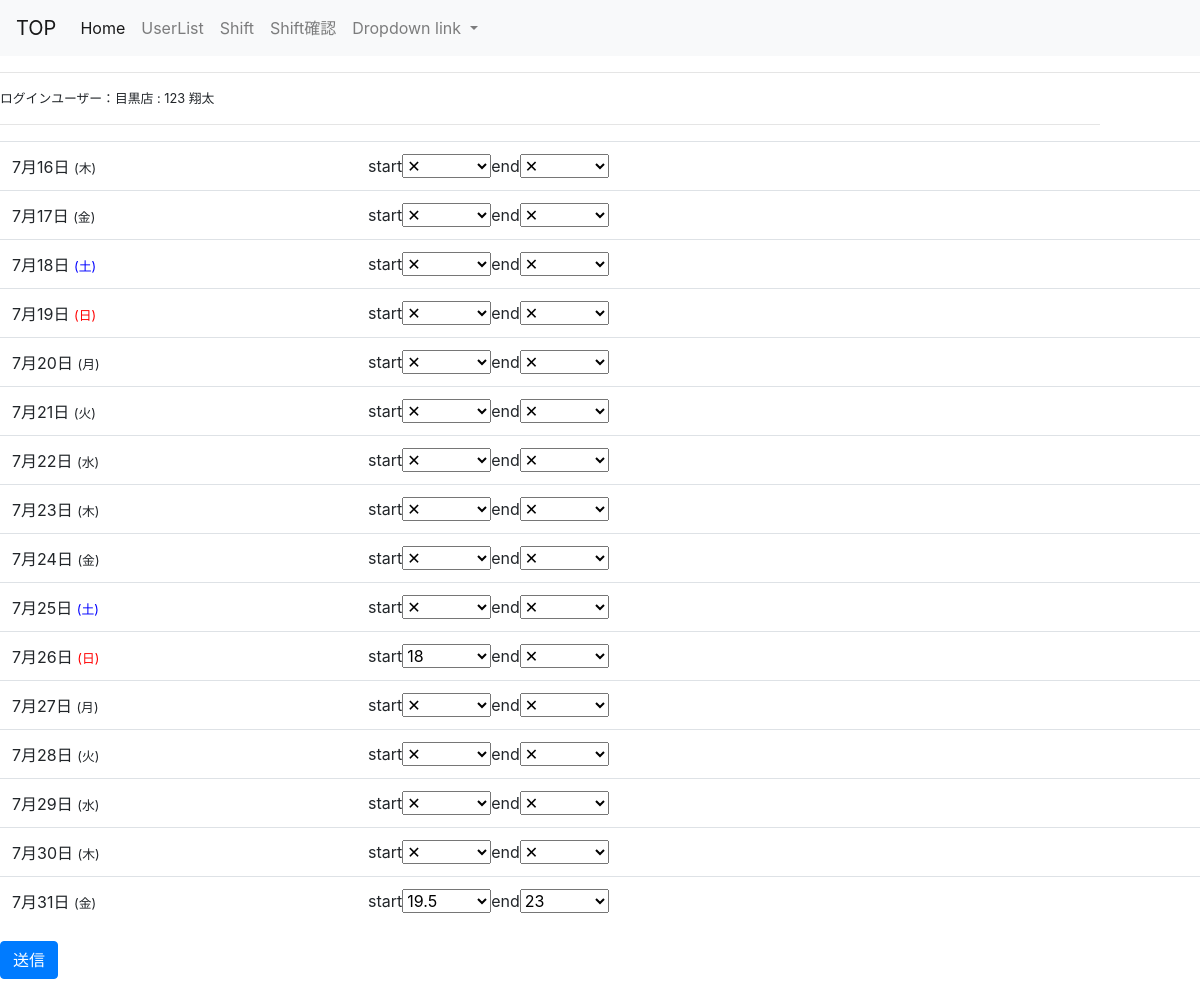
The app's page /user/2/month_with_forms/2020/7/1/, older data.
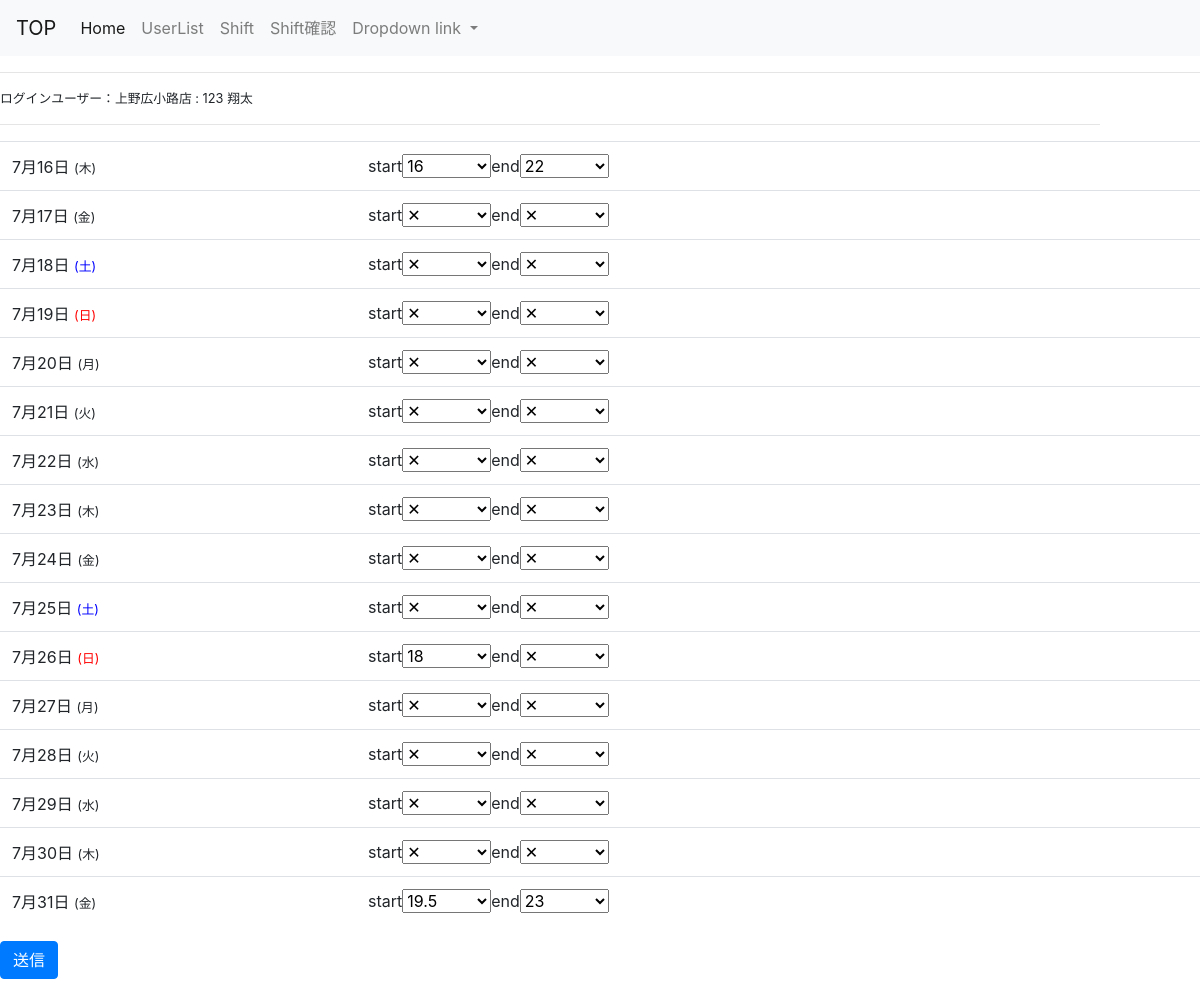
The same page, newer data.
### register/models.py (models this page shows, shortened)
class User(AbstractBaseUser, PermissionsMixin):
    email = models.EmailField(_('email address'), unique=True)
    first_name = models.CharField(_('first name'), max_length=30, blank=True)
    last_name = models.CharField(_('last name'), max_length=150, blank=True)
    is_staff = models.BooleanField(
        _('staff status'),
        default=False,
        help_text=_(
            'Designates whether the user can log into this admin site.'),
    )
    is_active = models.BooleanField(
        _('active'),
        default=True,
        help_text=_(
            'Designates whether this user should be treated as active. '
            'Unselect this instead of deleting accounts.'
        ),
    )
    date_joined = models.DateTimeField(_('date joined'), default=timezone.now)
    objects = CustomUserManager()
    EMAIL_FIELD = 'email'
    USERNAME_FIELD = 'email'
    REQUIRED_FIELDS = []
    class Meta:
        verbose_name = _('user')
        verbose_name_plural = _('users')

class Shops(models.Model):
    SHOP_CHOICES = (
    ('1', '目黒'),
    ('2', '狛江'),
    ('3', '神保町'),
    ('4', '上野広小路'),
    ('5', '北千住'),)
    shop = models.CharField("店舗", max_length=3,choices=SHOP_CHOICES, blank=True,default=1)
    user = models.OneToOneField(settings.AUTH_USER_MODEL,on_delete=models.CASCADE,)

### app/models.py (models this page shows, shortened)
class Schedule(models.Model):
    user = models.ForeignKey(settings.AUTH_USER_MODEL, verbose_name='ユーザー', on_delete=models.SET_NULL, blank=True, null=True,related_name = "user_schedule")
    start_time = models.CharField('開始時間', choices= SUB_START, max_length=50,blank=True,default="0")
    end_time = models.CharField('終了時間', choices= SUB_END, max_length=50,blank=True,default="0")
    date = models.DateField('日付')
    shops = models.ForeignKey(Shops, verbose_name='店舗', on_delete=models.CASCADE,blank=True)

### app/views.py (the view, shortened to what this page needs)
class MonthWithFormsCalendar(mixins.MonthWithFormsMixin, generic.View):
    template_name = 'app/month_with_forms.html'
    model = Schedule
    date_field = 'date'
    form_class = SimpleScheduleForm
    def get(self, request, **kwargs):
        context = self.get_month_calendar()
        context['user'] = get_object_or_404(User, pk=self.kwargs['user_pk'])
        return render(request, self.template_name, context)

### app/mixins.py (called while the page is built)
    def setup_calendar(self):
        self._calendar = calendar.Calendar(self.first_weekday)

    def get_previous_week(self, date):
        if date.month == 1 and date.day ==16:
            return date.replace(year=date.year-1, month=12,day=16)
        if date.month == 1 and date.day ==1:
            return date.replace(year=date.year-1, month=12,day=1)
        if date.day == 16:
            return date.replace(month =date.month -1 ,day = 16)
        if date.day == 1:
            return date.replace(month =date.month -1 ,day = 1)

    def name(self):
        weekname=['月','火','水','木','金','土','日']
        name=[]
        week=[]
        day = self.get_week_days()
        for l in day:
            name.append(l.weekday())
        for nn in name:
            week.append(weekname[nn])
        return week

### app/templates/app/month_with_forms.html (shortened to what this page needs)
{% extends "register/base.html" %}
{% block content %}
    <form action="" method="POST">
        {{ month_formset.management_form }}{% for week_day_forms in month_day_forms %}
        <table class="table">{% for day, forms in week_day_forms.items %}
                <tr> <td>{{ day | date:"n" }}月{{day |date:"j"}}日
                    {% if day|date:"D" == "日" %}
                    <small>
                        <span style="color: #F00;">({{ day | date:"D" }})</span>
                    </small></td>
                    {% elif day|date:"D" == "土" %}
                    <small>
                        <span style="color:#0000FF">({{ day | date:"D" }})</span>
                    </small></td>
                    {% else %}
                    <small>
                    ({{ day|date:"D" }})
                </small></td>
                   {% endif %}
                   {% for form in forms %}
                    <td>{{form.date}}{{form.id}}start{{form.start_time}}end{{form.end_time}}
                    </td></tr>
                    {% endfor %}{% endfor %}
            {% endfor %}
        </table>
        <button type="submit" class="btn btn-primary">送信</button>
    </form>
{% endblock %}

### register/templates/register/base.html (shortened to what this page needs)
{% load static %}
<head>
    <link rel="stylesheet" href="https://stackpath.bootstrapcdn.com/bootstrap/4.3.1/css/bootstrap.min.css">
<head>
  {% if user.is_superuser %}
    <nav class="navbar navbar-expand-lg navbar-light bg-light">
        <a class="navbar-brand" href="#">TOP</a>
        <div class="collapse navbar-collapse" id="navbarNavDropdown">
          <ul class="navbar-nav">
            <li class="nav-item active">
              <a class="nav-link" href="{% url 'register:top' %}">Home <span class="sr-only">(current)</span></a>
            </li>
            <li class="nav-item">
              <a class="nav-link" href="{% url 'register:user_list'%}">UserList</a>
            </li>
            <li class="nav-item">
              <a class="nav-link" href="{% url 'app:month_with_forms' user.pk  %}">Shift</a>
            </li>
            <li class="nav-item">
              <a class="nav-link" href="{% url 'app:shift_list' %}">Shift確認</a>
            </li>
            <li class="nav-item dropdown">
              <a class="nav-link dropdown-toggle" href="#" id="navbarDropdownMenuLink" role="button" data-toggle="dropdown" aria-haspopup="true" aria-expanded="false">
                Dropdown link
              </a>
              </li>
              </ul>
        </div>
      </nav><hr>
      <div class="mgr-10"><small>ログインユーザー：{{user.shops.get_shop_display}}店&nbsp;:&nbsp;{{ user.last_name }}&nbsp;{{user.first_name}}</small><hr></div>
      {% endif %}
        {% block content %}{% endblock %}</div>
</html>

Row changes from the older to the newer data that the page shows:
changed User "翔太": shops.shop "目黒" → "上野広小路"
added Schedule: date "7", date "16", week_day_forms "木"
Text that changed along with them:
form field start_time: "✕" → "16"
form field end_time: "✕" → "22"
list line gone: "7 16 木"
